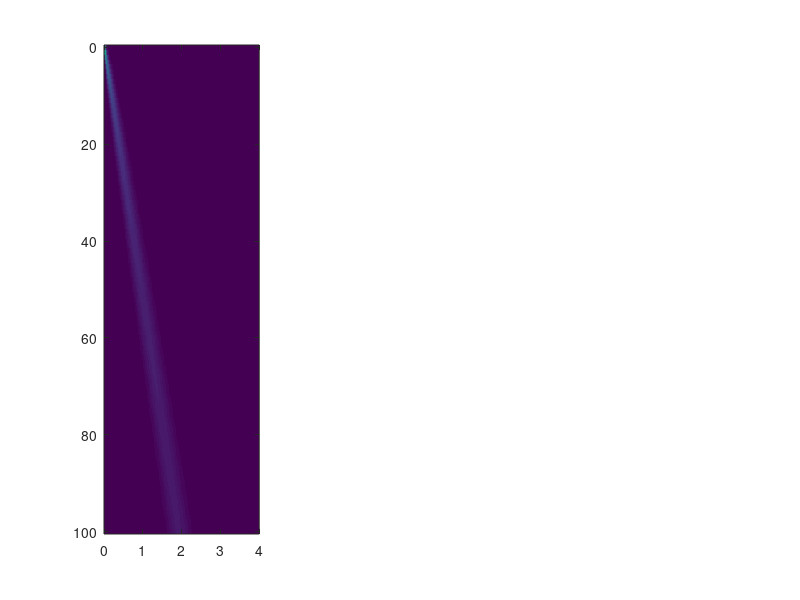

Here is the MATLAB script that generated this plot: (Note: this script raises an error after producing the figure.)


% goal is to determine what firing rate and measured false positive rate is
% safe to include. 

% The point is that some neurons have truly really low refractory periods
% so you need to test those short windows. But if you test a short window
% the probability of getting a low score by chance is higher, so you will
% need a higher overall firing rate to accept that neuron. 

% By working out this relationship, we can fix our "false positive
% estimate" measure to not depend on chosen refractory period duration, and
% set a rational firing rate inclusion threshold, at the same time. 


% To do this, determine for each combination of firing rate and refractory
% period, what is the chance of failing to see violations by chance, for
% the upper limit of acceptable contaminating spikes. As refractory period
% is varied, each neuron will trace out a curve of observed violations. If
% for some choice of refractory period, we can conclude that we would not
% have obtained that low of observed violations by chance, then we can
% include the neuron. 


%% an example calculation

firingRate = 4; % sp/s
recDur = 3600; % s, recording duration
acceptableCont = 0.1*firingRate; % we can accept that 10% of spikes are contaminants
thresh = 0.1; % we can accept it if the true contamination rate is above the acceptable with this probability

% now let's assume for the moment that this neuron has a larger true refractory
% period than we will examine. So all spikes within the refractory period
% are contaminants. What we need to calculate is: what is the greatest
% number of violations we can see to have a sufficiently low probability
% that the level of contamination is greater than what's acceptable? 
% We want p( (trueContRate > acceptableCont) | obsContCount) < thresh. So
% we need to calculate the probability distribution of the true contaminant
% rate, given the observed contaminant count. 

% Under Bayes's Theorem and given no prior on the probability of true
% contaminant rates or on the probability of observed contamination counts,
% we just have p(trueContRate | obsContCount) = p(obsContCount |
% trueContRate). 

trueContRate = 0:0.01:firingRate; 
obsContCount = 0:100; 

refDur = 0.002; % s, refractory period duration
timeForViol = refDur * 2 * (firingRate-acceptableCont) * recDur; % total time available for violations 
probContGivenRate = zeros(numel(trueContRate), numel(obsContCount)); 
for t = 1:numel(trueContRate)
     probContGivenRate(t,:) = poisspdf(obsContCount,timeForViol*trueContRate(t));
end

figure; nsp = 3; subplot(1,nsp,1); 
imagesc(trueContRate, obsContCount, probContGivenRate'); 
h = addX(acceptableCont); h.Color = 'w';
xlabel('true cont rate'); ylabel('observed cont count');
colorbar;
title('p(count|rate)'); 
set(gca, 'YDir', 'normal')
axis square;
    
% a horizontal slice of this array gives us the probability of the true
% rate 
exampleObsContCount = 10; 
pObs = poisspdf(exampleObsContCount, trueContRate*timeForViol);
% pObs = pObs./sum(pObs)*100; 
subplot(1,nsp,2); plot(trueContRate, pObs, '.-')
addX(acceptableCont);
xlabel('true cont rate'); ylabel(sprintf('probability of seeing count=%d (%%)',exampleObsContCount)); 

% taking a uniform prior on true contaminant rate, we take this as a
% probability distribution, and can infer the probability that, for each
% count, the true rate was above acceptable. 
probUnaccept = zeros(numel(obsContCount),1);
for idx = 1:numel(obsContCount)
    pObs = poisspdf(obsContCount(idx), trueContRate*timeForViol);
    pObs = pObs./sum(pObs)*100;
    probUnaccept(idx) = sum(pObs(trueContRate>acceptableCont)); 
end
maxAcceptableCount = obsContCount(find(probUnaccept/100<thresh,1,'last')); 

subplot(1,nsp,3); 
plot(obsContCount, probUnaccept,'.-'); 

if isempty(maxAcceptableCount)
    maxAcceptableCount = -1; 
else
    addX(maxAcceptableCount); 
end
xlabel('obs cont count'); ylabel('probability that true rate is above acceptable'); 
title(sprintf('max acceptable count = %d', maxAcceptableCount));

% Now we can turn that into a function, to get the max acceptable count for
% a given set of parameters

m = maxAcceptableISIviol(firingRate, refDur, recDur, acceptableCont, thresh)

%% compute the max acceptable violations for a range of parameters

recDur = 3600; % s, recording duration
thresh = 0.1; % we can accept it if the true contamination rate is above the acceptable with this probability

fr = 0.3:0.3:6;
refDur = 0.0002:0.0003:0.006;

maxCounts = zeros(numel(fr), numel(refDur)); 
for fidx = 1:numel(fr)
    acceptableCont = 0.1*fr(fidx); % we can accept that 10% of spikes are contaminants
    for ridx = 1:numel(refDur)
        maxCounts(fidx,ridx) = maxAcceptableISIviol(fr(fidx), refDur(ridx), recDur, acceptableCont, thresh);
    end
end

figure; imagesc(refDur, fr, maxCounts); 
ylabel('firing rate'); xlabel('refractory period duration'); 
title('max acceptable count of violations')
set(gca, 'YDir', 'normal')
colorbar;
caxis([-1 10])
% hold on; 
% contour(refDur, fr, maxCounts, [0 0]); 
% contour(refDur, fr, maxCounts, [5 5]); 

% Finally, we can take a row out of that matrix corresponding to our actual
% firing rate. We can plot the calculated max acceptable violations as a
% fucntion of refractory duration, relative to the measured violations at
% each. If the true counts are below that max limit at any point, then
% we're good. The true counts will by definition start out above the line,
% because the line will say that even zero isn't good enough for a short
% enough refractory period. And they will end above the line because
% eventually you will have what looks like 100% contamination. The question
% is whether it is below the line for some range in between. 


%% Test neuron
% addpath(genpath(fullfile(githubDir, 'spikes')))
% addpath(genpath(fullfile(githubDir, 'npy-matlab')))
% sp = loadKSdir('D:\Hopkins\test\data.cortexlab.net\singlePhase3\data\Hopkins2016-07-22_metrics\ks2_out');

cid = 8;
st = sp.st(sp.clu==cid);

recDur = max(sp.st)-min(sp.st); 

fr = numel(st)/recDur;

acceptableCont = 0.1*fr; % we can accept that 10% of spikes are contaminants

refDur = 0.00005:0.0001:0.0022;

maxCounts = zeros(1, numel(refDur)); 
actualCounts = zeros(1, numel(refDur)); 
isi = sort(diff(st)); 
for ridx = 1:numel(refDur)
    maxCounts(1,ridx) = maxAcceptableISIviol(fr, refDur(ridx), recDur, acceptableCont, thresh);
    actualCounts(1,ridx) = sum(isi<=refDur(ridx)); 
end

figure; plot(refDur, maxCounts, 'o-', 'LineWidth',2.0);
hold on; plot(refDur, actualCounts, 'x-', 'LineWidth',2.0);
legend({'max acceptable count', 'actual count'});
xlabel('refractory period (s)'); 
ylabel('violation count');
set(gcf, 'Color', 'w'); box off; 

%% quick test of acg function

rate = 5; n = 10000;
st = genST(rate,n);

binSize = 0.0005;
b = binSize:binSize:0.005; 

[nACG,xACG] = histdiff(st, st, b);
% nACG = nACG./binSize; 

figure; 
stairs(xACG-binSize/2, nACG, 'LineWidth', 2.0);
box off; 
ylim([0 max(ylim())])

%% simulations


binSize = 0.0005;
b = 1e-6:binSize:0.0055;

baseRate = 15; 
recDur = 3600; 
rp = 0.004;

st = genST(rate,recDur);
isi = diff([0; st]); isi(isi<rp) = []; 
st = cumsum(isi); 

contRate = baseRate*0.02; 

contST = genST(contRate,recDur);

combST = sort([st; contST]); 

[nBase,xACG] = histdiff(st, st, b);
[nCont,xACG] = histdiff(contST, contST, b);
[nComb,xACG] = histdiff(combST, combST, b);

figure; subplot(1,2,1);hold on; 

stairs(xACG-binSize/2, nBase, 'LineWidth', 2.0);
stairs(xACG-binSize/2, nCont, 'LineWidth', 2.0);
stairs(xACG-binSize/2, nComb, 'LineWidth', 2.0);
box off; 
ylim([0 max(ylim())])
ylabel('acg counts'); 

subplot(1,2,2); hold on; 

stairs(xACG-binSize/2, cumsum(nBase), 'LineWidth', 2.0);
stairs(xACG-binSize/2, cumsum(nCont), 'LineWidth', 2.0);
stairs(xACG-binSize/2, cumsum(nComb), 'LineWidth', 2.0);

m = arrayfun(@(xx)maxAcceptableISIviol(rate, xx, recDur, rate/10, 0.1), b(2:end-1));
hold on; 
plot(b(2:end-1), m, 'o-', 'LineWidth', 2.0);

%% repeat the simulation above, but for many reps

nSim = 1000; 

usePct = [10 25 50 75 90]; 

binSize = 0.0005;
b = 1e-6:binSize:0.0055;

baseRate = 2; 
recDur = 3600; 
rp = 0.004;
contPct = 0.05;
contRate = baseRate*contPct; 


m = arrayfun(@(xx)maxAcceptableISIviol(baseRate, xx, recDur, baseRate/10, 0.1), b(2:end-1));



figure; hold on; box off;
plot(b(2:end-1), m, 'ko-', 'LineWidth', 2.0);

simRes = zeros(nSim, numel(b)-1); 
for n = 1:nSim

    st = genST(rate,recDur);
    isi = diff([0; st]); isi(isi<rp) = [];
    st = cumsum(isi);
    
    contST = genST(contRate,recDur);

    combST = sort([st; contST]); 

    [nComb,xACG] = histdiff(combST, combST, b);
    
    simRes(n,:) = cumsum(nComb); 
end

for bidx = 1:numel(b)-1
    boxp = prctile(simRes(:,bidx), usePct); 
    plot(b(bidx+1), boxp, 'bo-');
end

passPct = sum(any(simRes(:,1:end-1)<=repmat(m,nSim,1),2))/nSim*100;

title(sprintf('%.2f%% passed at contamination %.2f%%', passPct, contPct*100)); 

% I think the point here is that there is one thing that we've calculated,
% and another thing we're assessing. The thing we calculated is "what's the
% probability that the true mean was less than my acceptable contamination
% rate?" and the thing we're assessing is "what's the probability that
% contamination at the just-unacceptable rate gets rejected?" I think the
% difficulty is that the former question, while it's what we'd like to ask,
% requires some assumption about the prior probability of different
% contamination rates. So perhaps instead we should simply define the
% calculation in terms of the other question. 

%% now with another version of computing the max acceptable
clear all; 

nSim = 1000; 

usePct = [10 25 50 75 90]; 

binSize = 0.0005;
b = 1e-6:binSize:0.0055;

baseRate = 2; 
recDur = 3600; 
rp = 0.004;
contPct = 0.1;
contRate = baseRate*contPct; 

m = arrayfun(@(xx)maxAcceptableISIviol2(baseRate, xx, recDur, baseRate/10, 0.1), b(2:end-1));


figure; hold on; box off;
plot(b(2:end-1), m, 'ko-', 'LineWidth', 2.0);

simRes = zeros(nSim, numel(b)-1); 
for n = 1:nSim

    st = genST(baseRate,recDur);
    isi = diff([0; st]); isi(isi<rp) = [];
    st = cumsum(isi);
    
    contST = genST(contRate,recDur);

    combST = sort([st; contST]); 

    [nComb,xACG] = histdiff(combST, combST, b);
    
    simRes(n,:) = cumsum(nComb); 
end

for bidx = 1:numel(b)-1
    boxp = prctile(simRes(:,bidx), usePct); 
    plot(b(bidx+1), boxp, 'bo-');
end

passPct = sum(any(simRes(:,1:end-1)<=repmat(m,nSim,1),2))/nSim*100;

title(sprintf('%.2f%% passed at contamination %.2f%%', passPct, contPct*100)); 

% So, the method is correctly identifying the 10% point of the poisson
% distribution. That's good. Now, the threshold isn't working to reject 90%
% of neurons with borderline contamination, instead only rejecting about 
% 70% probably because different simulations pass below criterion at
% different bins. 
%
% One idea to sharpen this up is to require that it be below the curve for
% at least a few bins in a row, for instance. We can probably skip the
% 0.5ms bin, too. 
%
% But first let's just see what the empirical reject rate is for different
% levels of contamination

%% test reject rate for different levels of contamination

clear all; 

nSim = 1000; 

binSize = 0.0005;
b = 1e-6:binSize:0.0055;

baseRates = logspace(-0.3,1.3,8); 
recDur = 3600; 
rp = 0.004;
contPct = 0:0.02:0.2;
thresh = 0.2;

figure; 
passPct = zeros(numel(baseRates), numel(contPct));
colors = hsv(numel(baseRates)); 
for bidx = 1:numel(baseRates)
    baseRate = baseRates(bidx);
    for c = 1:numel(contPct)
        
        contRate = baseRate*contPct(c);
        
        m = arrayfun(@(xx)maxAcceptableISIviol2(baseRate, xx, recDur, baseRate/10, thresh), b(2:end-1));
        
        simRes = zeros(nSim, numel(b)-1);
        for n = 1:nSim
            
            st = genST(baseRate,recDur);
            isi = diff([0; st]); isi(isi<rp) = [];
            st = cumsum(isi);
            
            contST = genST(contRate,recDur);
            
            combST = sort([st; contST]);
            
            [nComb,xACG] = histdiff(combST, combST, b);
            
            simRes(n,:) = cumsum(nComb);
        end
        
        passPct(bidx,c) = sum(any(simRes(:,1:end-1)<=repmat(m,nSim,1),2))/nSim*100;
        
        
    end
    legH(bidx) = plot(contPct, passPct(bidx,:), 'o-', 'Color', colors(bidx,:), 'MarkerFaceColor', colors(bidx,:)); 
        
    hold on; drawnow;
end
addX(0.1);
legend(legH, array2stringCell(baseRates));
set(gcf, 'Color', 'w'); 
box off; 
xlabel('True contamination proportion'); 
ylabel('Percentage of simulations that pass'); 
	